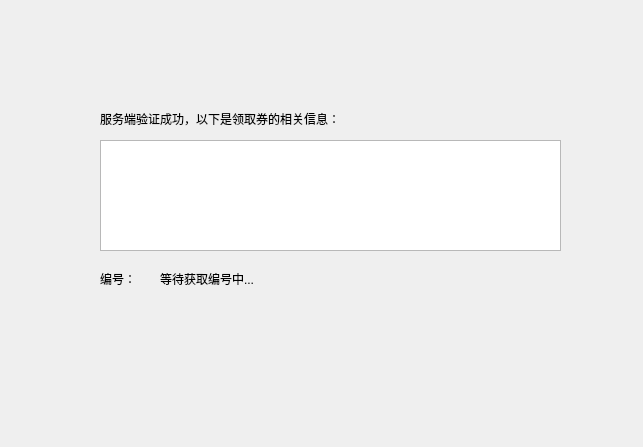
<?xml version="1.0" encoding="UTF-8"?>
<ui version="4.0">
 <class>backwindow</class>
 <widget class="QWidget" name="backwindow">
  <property name="geometry">
   <rect>
    <x>0</x>
    <y>0</y>
    <width>643</width>
    <height>447</height>
   </rect>
  </property>
  <property name="windowTitle">
   <string>Form</string>
  </property>
  <widget class="QGraphicsView" name="graphicsView">
   <property name="geometry">
    <rect>
     <x>100</x>
     <y>140</y>
     <width>461</width>
     <height>111</height>
    </rect>
   </property>
  </widget>
  <widget class="QLabel" name="label">
   <property name="geometry">
    <rect>
     <x>100</x>
     <y>110</y>
     <width>371</width>
     <height>17</height>
    </rect>
   </property>
   <property name="text">
    <string>服务端验证成功，以下是领取券的相关信息：</string>
   </property>
  </widget>
  <widget class="QLabel" name="label_2">
   <property name="geometry">
    <rect>
     <x>100</x>
     <y>270</y>
     <width>67</width>
     <height>17</height>
    </rect>
   </property>
   <property name="text">
    <string>编号：</string>
   </property>
  </widget>
  <widget class="QLabel" name="label_3">
   <property name="geometry">
    <rect>
     <x>160</x>
     <y>270</y>
     <width>67</width>
     <height>17</height>
    </rect>
   </property>
   <property name="text">
    <string/>
   </property>
  </widget>
  <widget class="QLabel" name="label_4">
   <property name="geometry">
    <rect>
     <x>160</x>
     <y>270</y>
     <width>321</width>
     <height>17</height>
    </rect>
   </property>
   <property name="text">
    <string>等待获取编号中...</string>
   </property>
  </widget>
 </widget>
 <resources/>
 <connections/>
</ui>
